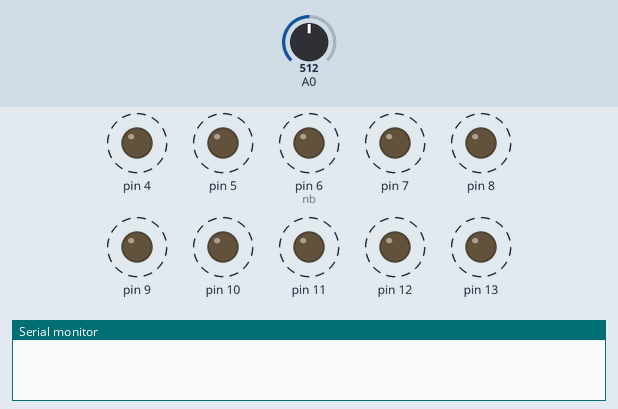
A sketch run on a simulated Arduino Uno, built with avr-gcc and run on an emulated ATmega328P. Shown: output pins drawn as LEDs (lit = HIGH), the last lines printed to the serial monitor. Dashed ring = blinking. Inputs (shaded band) come from the test bench; at power-on: A0 = 512.

Above: at 1.6 s.
1.7 s: A0 set to 268
5.2 s: A0 set to 240
At 6.4 s:
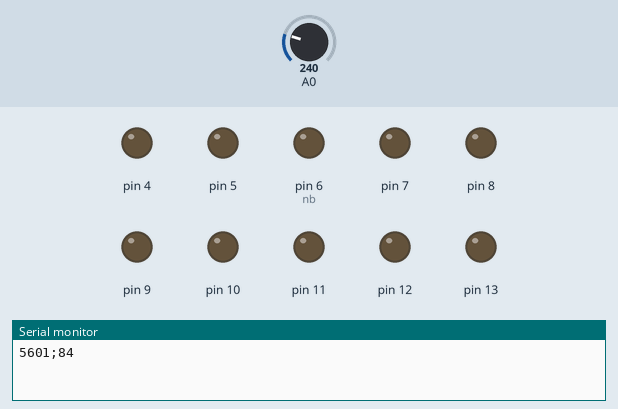
7.1 s: A0 set to 260
At 7.74 s:
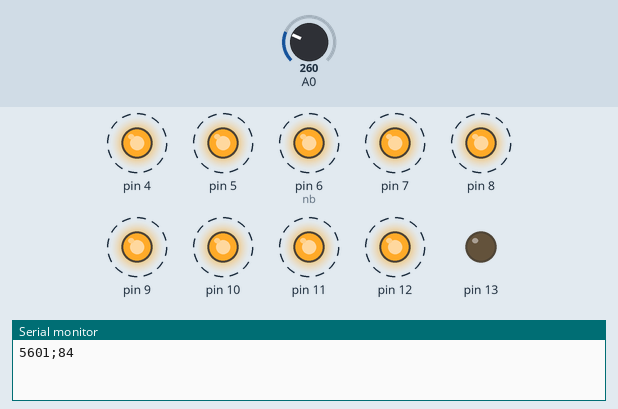
Timing chart, 0 to 16.6 s (numbered marks = the images above; inputs shaded):
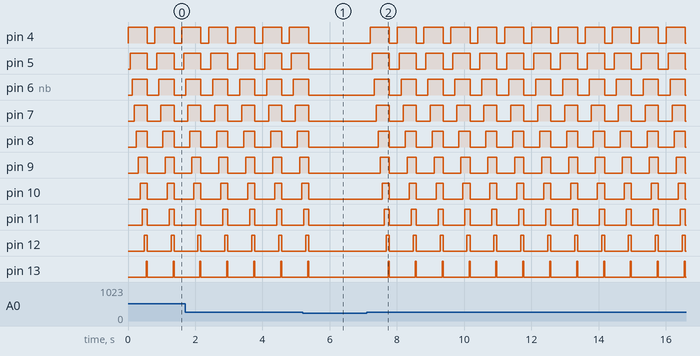

The sketch:

main.c.ino
```cpp
#include "cardio.h"
//On appelle à travers cardio.h le fichier cardio.c.ino qui contient le capteur ainsi que le calcul de pouls


void setup()
{
Serial.begin(115200);
for (int n =4; n <=13; n++)
{
  pinMode(n, OUTPUT);//Inititialisation de tous les ports de l'arduino (qui correspond dans notre montage à la totalité des LEDS du coeur)
}

}

void loop()
{
pulse();//Execution de la fonction principale du cardio.c.ino
}
```

cardio.c.ino
```cpp
#include "coeur.h"
//on appele

void pulse()//Cette fonction permet d'obtenir le nombre de battements toutes les 30sec
{
int pouls= 0;
int temps =5000;//Temps choisi par intervalle en milliseconde
int t1 = millis();
int t2 = 0;


while (t2 -t1 < temps) {

int sensorValue = analogRead(A0);//lecture des données des capteurs
  if (sensorValue > 250)//écarte toutes les fréquences parasites du calcul et de l'affichage
  {
    pouls = pouls + 1; //Augmente le nombre de pouls a chaque battement capté
    menu();//Appel de la fonction menu pour afficher le pouls sur le coeur de LED
  }
  t2 = millis();
  delay(200);
}
  Serial.print(millis());
  Serial.print(";");
  Serial.println(pouls*12);//Affiche dans le montieur le nombre de battements en 30 sec ainsi que le temps depuis le début du programme
}
```

cardio.h
```cpp
void pulse();
//Le cardio.h sert à appeler la fonction du cardio.c.ino pour ensuite être appelé dans le main.c.ino
```

coeur.c.ino
```cpp
#include "coeur.h"
#include "param.h"

void menu()
{
//Ce switch permet de mettre en place un menu qui contient toutes les fonction des différents types d'affichages du coeur de LED.
//Le menu appelle donc une seule fonction qui correspond au choix de l'utilisateur.
//Le choix de l'affichage du coeur de LED est définit par le param.h
switch(choix)
{
case 1:
  chenillepleine();
  break;
case 2:
  chenille();
  break;
case 3:
  clignotte();
  break;
case 4:
  UneLedSurDeux();
  break;
case 5:
  UneLedSurTrois();
  break;
case 6:
  UneLED(nb);
  break;
}
}

void chenillepleine()//Cette fonction permet d'afficher une a une les LEDS à la suite dans l'ordre des aiguilles d'une montre afinn d'obtenir a la fin un coeur plein allumé dans sa totalité
{
for (int n =4; n <=13; n = n+1)
{
  digitalWrite(n, HIGH);
  delay(30);
  if (n == 13)
    for (int n =4; n <=13; n++)//cette deuxième boucle for permet d'éteindre la totalité du coeur lorsque toutes les LEDS sont allumée
    {
      digitalWrite(n, LOW);

    }
  delay(30);
}

}
void chenille()//Cette fonction permet d'afficher une a une les LEDS à la suite dans l'ordre des aiguilles d'une montre tout en ayant une seule LED allulée à la fois
{
for (int n =4; n <=13; n = n+1)
{
    if (n == 4){//Ce if permet d'éteindre la dernière LED lorqu'on allume la première et qu'on recommence le cercle car elle ne correspond pas au n-1
    digitalWrite(13, LOW);}
  digitalWrite(n, HIGH);
  digitalWrite(n-1, LOW);//Lorsque qu'on allume une LED, on éteint en même temps la précédente
  delay(30);//Le delay est contenu dans la boucle for car le temps d'attente est utilisé entre l'affichage de chacune des LEDS

}

}
void clignotte()//Cet fonction permet tout simplement d'allumer la totalité des leds du coeur
//L'affichage de cette fonction consiste donc à faire clignotter le coeur
{
//C'est la fonction la plus simple, je vais donc plus détailler le commentaire sur certains aspects, pour éviter de les expliquer dans chaque fonction de ce fichier
for (int n =4; n <=13; n++) //La boucle for permet d'écrire 1 fois la ligne (au lieu de 10) qui nous permet de réaliser une action sur les LEDS
{
  digitalWrite(n, HIGH);//La fonction digitalWrite permet de gérer l'affichage d'une LED en indiquant son port ainsi que si elle doit être allumée ou éteinte (HIGH ou LOW)
  //Le port correspond donc aux valeurs 4,5,6,7,8,9,10,11,12,13, mais en utilisant le for, elle sont rassemblées dans la variable n
}
delay(150);//Le delay correspond au temps de réalisation de la fonction, on choisis donc ici le temps que les LEDS restent allumée et en dessous le temps lorsuq'elles sont éteintes.
for (int n =4; n <=13; n++)
{
  digitalWrite(n, LOW);//On réalise donc deux fois cet fonction d'affichage, une fois pour allumer les LEDS et une autre fois pour les éteindre.
}
delay(250);

}
void UneLedSurDeux()//Cette fonction permet d'afficher sur le coeur la moitié des leds (Sous la forme d'une led sur deux).
// Cet affichage change à un intervalle régulier
{
for (int n =4; n <=13; n = n+2)
{
  digitalWrite(n, HIGH);
  digitalWrite(n+1, LOW);//L'utilisation d'un n et d'un n+1 permet de définir que lorsqu'une led est allumée, alors la suivante sera forcément éteinte
}
delay(150);
for (int n =4; n <=13; n = n+2)
{
  digitalWrite(n, LOW);
  digitalWrite(n+1, HIGH);
}
delay(250);
//On réalise cet affichage 2 fois d'affilé en changeant les LEDS pour le rendre plus visuel
}
void UneLedSurTrois()//Cette fonction permet d'afficher sur le coeur 3 leds qui changent à un intervalle régulier
{
for (int n =4; n <=13; n = n+3)
{
  digitalWrite(n, HIGH);
  digitalWrite(n+1, LOW);//En utilisant n, n+1 et n+2, on peut gérer l'affichage de chacune des Leds et donc d'en allumer qu'une sur trois
  digitalWrite(n+2, LOW);
}
delay(120);
for (int n =4; n <=13; n = n+3)
{
  digitalWrite(n, LOW);
  digitalWrite(n+1, HIGH);
  digitalWrite(n+2, LOW);
}
delay(120);
for (int n =4; n <=13; n = n+3)
{
  digitalWrite(n, LOW);
  digitalWrite(n+1, LOW);
  digitalWrite(n+2, HIGH);
}
delay(120);
//On réalise cet affichage 3 fois d'affilé en changeant les LEDS pour le rendre plus visuel
}
void UneLED(int nb)//La fonciton UneLED est la seule qui contient une variable car il faut choisir l'unique LED du coeur qui doit s'allumer
{
digitalWrite(nb+3, HIGH);//on augmente la valeur de nb car l'utilisateur choisis les entre LED 1 à 10 mais elles sont en réalité branchées sur les ports 4 à 13 de la carte Arduino Uno
delay(150);
digitalWrite(nb+3, LOW);
delay(250);

}
```

coeur.h
```cpp
#ifndef coeur_h
#define coeur_h
//Appel des différentes fonctions correspondant à l'affichage du coeur de LED présent dans le coeur.c.ino
void menu();
void chenillepleine();
void chenille();
void clignotte();
void UneLedSurDeux();
void UneLedSurTrois();
void UneLED(int nb);

#endif

//Le param.h défni le choix de l'affichage du coeur de LED
```

param.h
```cpp
#define choix 1
int nb = 6;
```

Measured:
- the behaviour switches between 251 and 250 on A0 (found by bisection; images 0 and 1)
- after the input at 5.2 s, pin 4, pin 5, pin 6 (nb), pin 7–13: goes on until 5.4 s, then stays LOW
- after the input at 7.1 s, pin 4: alternates HIGH for 0.57 s and LOW for 0.23 s, starting after 0.10 s; pin 5: alternates HIGH for 0.51 s and LOW for 0.29 s, starting after 0.16 s
- by itself, pin 4: alternates HIGH for 0.57 s and LOW for 0.23 s
- by itself, pin 5: alternates HIGH for 0.51 s and LOW for 0.29 s
- by itself, pin 6 (nb): alternates HIGH for 0.45 s and LOW for 0.35 s
- by itself, pin 7: alternates HIGH for 0.39 s and LOW for 0.41 s
- by itself, pin 8: alternates HIGH for 0.33 s and LOW for 0.47 s
